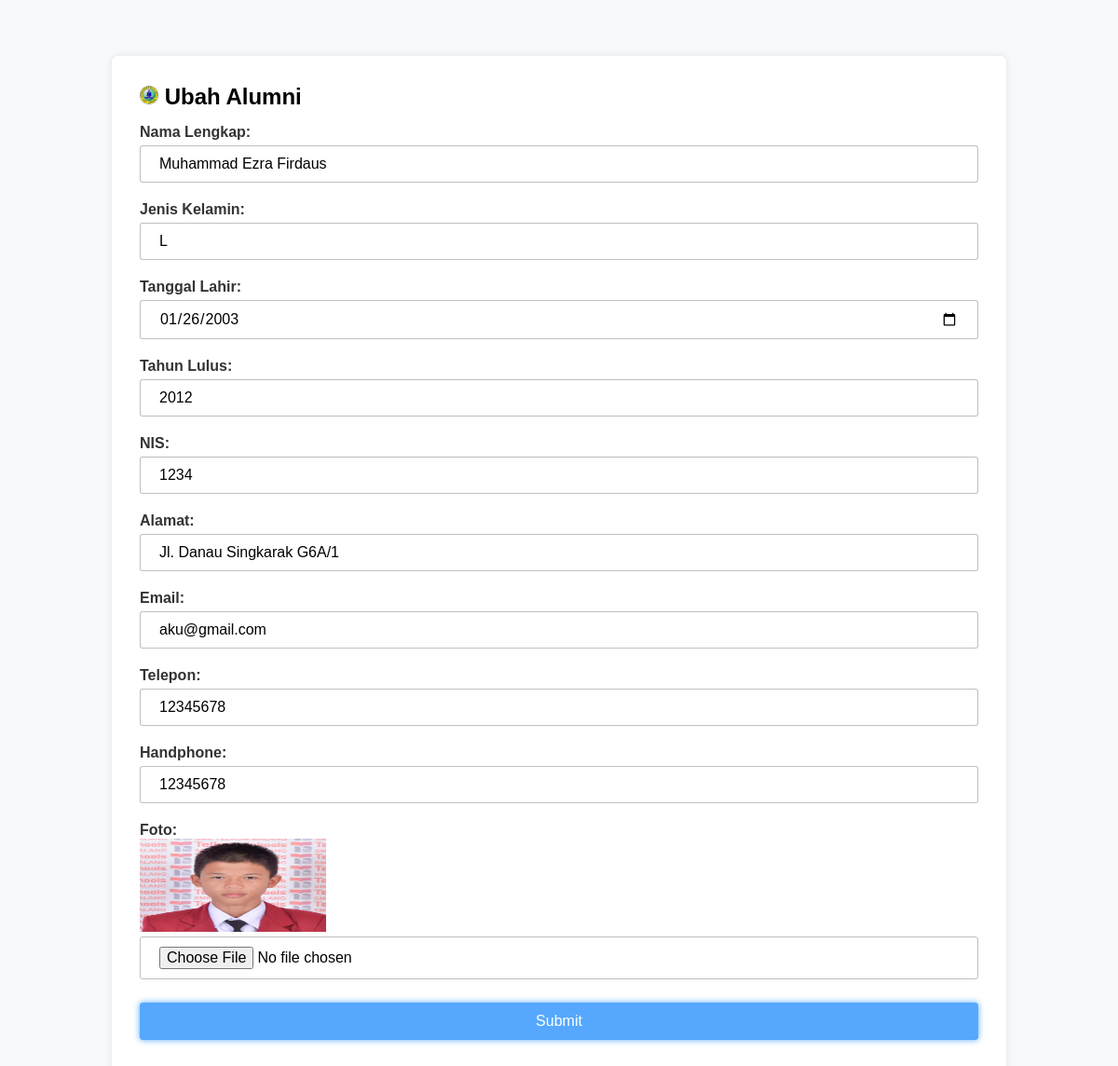
The page /admins/alumni/ubahAlumni.php?id=7 (signed in) on the database its author committed.
### tables this page shows
CREATE TABLE `alumni` (
  `id` int(11) NOT NULL,
  `nama` varchar(900) NOT NULL,
  `jk` varchar(20) NOT NULL,
  `tgl_lahir` date NOT NULL,
  `tahun_lulus` varchar(4) NOT NULL,
  `nis` varchar(20) NOT NULL,
  `alamat` text NOT NULL,
  `email` varchar(255) NOT NULL,
  `telepon` varchar(25) NOT NULL,
  `handphone` varchar(25) NOT NULL,
  `fotoAlumni` varchar(255) NOT NULL,
  `testi` varchar(255) NOT NULL,
  `created_at` timestamp NOT NULL DEFAULT CURRENT_TIMESTAMP,
  `updated_at` timestamp NULL DEFAULT CURRENT_TIMESTAMP ON UPDATE CURRENT_TIMESTAMP
);

### admins/alumni/function.php (called while the page is built, shortened)
<?php
$conn = mysqli_connect("localhost", "root", "", "mipm");
        function query($query) {
            global $conn;
            $result = mysqli_query($conn, $query);
            $rows = [];
            while($row = mysqli_fetch_assoc($result) ) {
                $rows[] = $row;
            }
            return $rows;
        }
?>

### admins/alumni/ubahAlumni.php (the view, shortened to what this page needs)
<?php
require 'function.php';
$id = $_GET["id"];
$alumni = query("SELECT * FROM alumni WHERE id = $id")[0];
?>
<!DOCTYPE html>
<html lang="en">
<head>
    <link href="../../assets/css/alumni.css" rel="stylesheet">
</head>
<body>
<section id="input-form">
    <h1><img class="logo" src="../../assets/img/mi/logonav.png" style="width:20px;height:20px;"> Ubah Alumni</h1>
    <form action="" method="post" enctype="multipart/form-data">
        <ul>
        <div class="form">
                <label for="nama">Nama Lengkap: </label>
                <input class="isian" type="text" name="nama" id="nama" value="<?= $alumni ["nama"];?>" required>
                </div>
            <div class="form">
                <label for="jk">Jenis Kelamin: </label>
                <input class="isian" type="text" name="jk" id="jk" value="<?= $alumni ["jk"];?>" required>
                </div>
            <div class="form">
                <label for="tgl_lahir">Tanggal Lahir: </label>
                <input class="isian" type="date" name="tgl_lahir" id="tgl_lahir" value="<?= $alumni ["tgl_lahir"];?>" required>
                </div>
            <div class="form">
                <label for="tahun_lulus">Tahun Lulus: </label>
                <input class="isian" type="text" name="tahun_lulus" id="tahun_lulus" value="<?= $alumni ["tahun_lulus"];?>" required>
                </div>
            <div class="form">
                <label for="nis">NIS: </label>
                <input class="isian" type="text" name="nis" id="nis" value="<?= $alumni ["nis"];?>" required>
                </div>
            <div class="form">
                <label for="alamat">Alamat: </label>
                <input class="isian" type="text" name="alamat" id="alamat" value="<?= $alumni ["alamat"];?>" required>
                </div>
            <div class="form">
                <label for="email">Email: </label>
                <input class="isian" type="text" name="email" id="email" value="<?= $alumni ["email"];?>" required>
                </div>
            <div class="form">
                <label for="telepon">Telepon: </label>
                <input class="isian" type="text" name="telepon" id="telepon" value="<?= $alumni ["telepon"];?>" required>
                </div>
            <div class="form">
                <label for="handphone">Handphone: </label>
                <input class="isian" type="text" name="handphone" id="handphone" value="<?= $alumni ["handphone"];?>" required>
                </div>
            <div class="form">
                <label for="fotoAlumni">Foto: </label>
                <img src="../../assets/img/alumni/<?= $alumni ["fotoAlumni"];?>" alt="" height="100" width="200">
                <input class="isian" type="file" name="fotoAlumni" id="fotoAlumni">
                </div>
            <div class="form">
                <button class="bg-blue" type="submit" name="submit">Submit</button>
            </div>
        </ul>
    </form>
</section>
</body>
</html>

### assets/css/alumni.css (style rules this page uses)
*, body { margin: 0; padding: 0; }
body { font-family: "Open Sans", sans-serif; background-color: #f7f9fc; }
h1, h2, h3, h4, h5, h6 { font-family: "Raleway", sans-serif; }
.bg-blue { background-color: #55a8fd; color: #fff; box-shadow: 0 0 7px 0px #55a8fd; border: 1px solid #55a8fd; }
section#input-form { position: relative; max-width: 80%; margin-left: 10%; margin-right:10%; margin-top: 60px; border-radius: 6px; background-color: #fff; box-shadow: 0 0 7px 0px rgba(136, 146, 146, 0.2); padding: 30px; }
#input-form .form { width: 100%; display: grid; margin-top: 15px; margin-bottom: 15px; }
label { font-family: 'Helvetica',sans-serif; font-size: 16px; color: #333; font-weight: 600; }
input, button { font-family: 'Helvetica',sans-serif; padding: 10px 20px 10px 20px; outline: none; border-radius: 3px; border: 1px solid#8888; margin-top: 5px; margin-bottom: 5px; font-size: 16px; }
.isian { font-family: 'Helvetica',sans-serif; padding: 10px 20px 10px 20px; outline: none; border-radius: 3px; border: 1px solid#8888; margin-top: 5px; margin-bottom: 5px; font-size: 16px; }

### rows shown on the page
alumni: nama "Muhammad Ezra Firdaus", jk "L", tgl_lahir "01/26/2003", tahun_lulus "2012", nis "1234", alamat "Jl. Danau Singkarak G6A/1", email "aku@gmail.com", telepon "12345678", handphone "12345678", fotoAlumni (picture)
